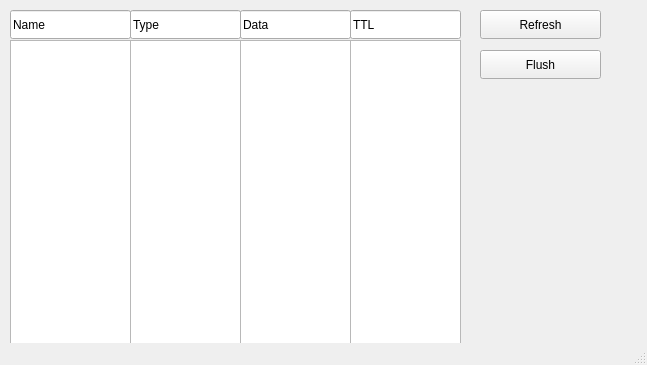
<?xml version="1.0" encoding="UTF-8"?>
<ui version="4.0">
 <class>MainWindow</class>
 <widget class="QMainWindow" name="MainWindow">
  <property name="geometry">
   <rect>
    <x>0</x>
    <y>0</y>
    <width>647</width>
    <height>365</height>
   </rect>
  </property>
  <property name="windowTitle">
   <string>DNS cache</string>
  </property>
  <widget class="QWidget" name="centralwidget">
   <widget class="QListWidget" name="typeField">
    <property name="geometry">
     <rect>
      <x>130</x>
      <y>40</y>
      <width>111</width>
      <height>311</height>
     </rect>
    </property>
   </widget>
   <widget class="QPushButton" name="flushButton">
    <property name="geometry">
     <rect>
      <x>480</x>
      <y>50</y>
      <width>121</width>
      <height>29</height>
     </rect>
    </property>
    <property name="text">
     <string>Flush</string>
    </property>
   </widget>
   <widget class="QLineEdit" name="version_2">
    <property name="geometry">
     <rect>
      <x>240</x>
      <y>10</y>
      <width>111</width>
      <height>29</height>
     </rect>
    </property>
    <property name="text">
     <string>Data</string>
    </property>
   </widget>
   <widget class="QLineEdit" name="version">
    <property name="geometry">
     <rect>
      <x>130</x>
      <y>10</y>
      <width>111</width>
      <height>29</height>
     </rect>
    </property>
    <property name="text">
     <string>Type</string>
    </property>
   </widget>
   <widget class="QPushButton" name="refreshButton">
    <property name="geometry">
     <rect>
      <x>480</x>
      <y>10</y>
      <width>121</width>
      <height>29</height>
     </rect>
    </property>
    <property name="text">
     <string>Refresh</string>
    </property>
   </widget>
   <widget class="QListWidget" name="dataField">
    <property name="geometry">
     <rect>
      <x>240</x>
      <y>40</y>
      <width>111</width>
      <height>311</height>
     </rect>
    </property>
   </widget>
   <widget class="QLineEdit" name="package_2">
    <property name="geometry">
     <rect>
      <x>10</x>
      <y>10</y>
      <width>121</width>
      <height>29</height>
     </rect>
    </property>
    <property name="text">
     <string>Name</string>
    </property>
   </widget>
   <widget class="QListWidget" name="nameField">
    <property name="geometry">
     <rect>
      <x>10</x>
      <y>40</y>
      <width>121</width>
      <height>311</height>
     </rect>
    </property>
   </widget>
   <widget class="QListWidget" name="ttlField">
    <property name="geometry">
     <rect>
      <x>350</x>
      <y>40</y>
      <width>111</width>
      <height>311</height>
     </rect>
    </property>
   </widget>
   <widget class="QLineEdit" name="version_3">
    <property name="geometry">
     <rect>
      <x>350</x>
      <y>10</y>
      <width>111</width>
      <height>29</height>
     </rect>
    </property>
    <property name="text">
     <string>TTL</string>
    </property>
   </widget>
  </widget>
  <widget class="QStatusBar" name="statusbar"/>
 </widget>
 <resources/>
 <connections/>
</ui>
